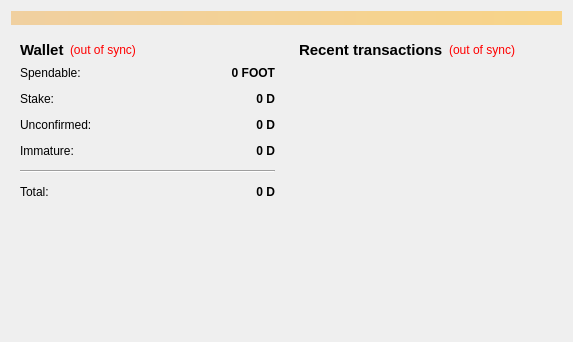
<?xml version="1.0" encoding="UTF-8"?>
<ui version="4.0">
 <class>OverviewPage</class>
 <widget class="QWidget" name="OverviewPage">
  <property name="geometry">
   <rect>
    <x>0</x>
    <y>0</y>
    <width>573</width>
    <height>342</height>
   </rect>
  </property>
  <property name="windowTitle">
   <string>Form</string>
  </property>
  <layout class="QVBoxLayout" name="topLayout">
   <item>
    <widget class="QLabel" name="labelAlerts">
     <property name="visible">
      <bool>false</bool>
     </property>
     <property name="styleSheet">
      <string notr="true">background-color: qlineargradient(x1: 0, y1: 0, x2: 1, y2: 0, stop:0 #F0D0A0, stop:1 #F8D488);  color:#000000
</string>
     </property>
     <property name="wordWrap">
      <bool>true</bool>
     </property>
     <property name="margin">
      <number>3</number>
     </property>
    </widget>
   </item>
   <item>
    <layout class="QHBoxLayout" name="horizontalLayout" stretch="1,1">
     <item>
      <layout class="QVBoxLayout" name="verticalLayout_2">
       <item>
        <widget class="QWidget" name="widget" native="true">
         <layout class="QVBoxLayout" name="verticalLayout_4">
          <item>
           <layout class="QHBoxLayout" name="horizontalLayout_4">
            <item>
             <widget class="QLabel" name="label_5">
              <property name="font">
               <font>
                <pointsize>11</pointsize>
                <weight>75</weight>
                <bold>true</bold>
               </font>
              </property>
              <property name="text">
               <string>Wallet</string>
              </property>
             </widget>
            </item>
            <item>
             <widget class="QLabel" name="labelWalletStatus">
              <property name="toolTip">
               <string>The displayed information may be out of date. Your wallet automatically synchronizes with the FootyCash network after a connection is established, but this process has not completed yet.</string>
              </property>
              <property name="styleSheet">
               <string notr="true">QLabel { color: red; }</string>
              </property>
              <property name="text">
               <string notr="true">(out of sync)</string>
              </property>
              <property name="alignment">
               <set>Qt::AlignLeading|Qt::AlignLeft|Qt::AlignVCenter</set>
              </property>
             </widget>
            </item>
            <item>
             <spacer name="horizontalSpacer_2">
              <property name="orientation">
               <enum>Qt::Horizontal</enum>
              </property>
              <property name="sizeHint" stdset="0">
               <size>
                <width>40</width>
                <height>20</height>
               </size>
              </property>
             </spacer>
            </item>
           </layout>
          </item>
          <item>
           <layout class="QFormLayout" name="formLayout_2">
            <property name="fieldGrowthPolicy">
             <enum>QFormLayout::AllNonFixedFieldsGrow</enum>
            </property>
            <property name="horizontalSpacing">
             <number>12</number>
            </property>
            <property name="verticalSpacing">
             <number>12</number>
            </property>
            <item row="0" column="0">
             <widget class="QLabel" name="label">
              <property name="text">
               <string>Spendable:</string>
              </property>
             </widget>
            </item>
            <item row="0" column="1">
             <widget class="QLabel" name="labelBalance">
              <property name="font">
               <font>
                <weight>75</weight>
                <bold>true</bold>
               </font>
              </property>
              <property name="cursor">
               <cursorShape>IBeamCursor</cursorShape>
              </property>
              <property name="toolTip">
               <string>Your current spendable balance</string>
              </property>
              <property name="text">
               <string notr="true">0 FOOT</string>
              </property>
              <property name="alignment">
               <set>Qt::AlignRight|Qt::AlignTrailing|Qt::AlignVCenter</set>
              </property>
              <property name="textInteractionFlags">
               <set>Qt::LinksAccessibleByMouse|Qt::TextSelectableByKeyboard|Qt::TextSelectableByMouse</set>
              </property>
             </widget>
            </item>
            <item row="1" column="0">
             <widget class="QLabel" name="label_6">
              <property name="text">
               <string>Stake:</string>
              </property>
             </widget>
            </item>
            <item row="1" column="1">
             <widget class="QLabel" name="labelStake">
              <property name="font">
               <font>
                <weight>75</weight>
                <bold>true</bold>
               </font>
              </property>
              <property name="cursor">
               <cursorShape>IBeamCursor</cursorShape>
              </property>
              <property name="toolTip">
               <string>Total of coins that was staked, and do not yet count toward the current balance</string>
              </property>
              <property name="text">
               <string notr="true">0 D</string>
              </property>
              <property name="alignment">
               <set>Qt::AlignRight|Qt::AlignTrailing|Qt::AlignVCenter</set>
              </property>
              <property name="textInteractionFlags">
               <set>Qt::LinksAccessibleByMouse|Qt::TextSelectableByKeyboard|Qt::TextSelectableByMouse</set>
              </property>
             </widget>
            </item>
            <item row="2" column="0">
             <widget class="QLabel" name="label_3">
              <property name="text">
               <string>Unconfirmed:</string>
              </property>
             </widget>
            </item>
            <item row="2" column="1">
             <widget class="QLabel" name="labelUnconfirmed">
              <property name="font">
               <font>
                <weight>75</weight>
                <bold>true</bold>
               </font>
              </property>
              <property name="cursor">
               <cursorShape>IBeamCursor</cursorShape>
              </property>
              <property name="toolTip">
               <string>Total of transactions that have yet to be confirmed, and do not yet count toward the current balance</string>
              </property>
              <property name="text">
               <string notr="true">0 D</string>
              </property>
              <property name="alignment">
               <set>Qt::AlignRight|Qt::AlignTrailing|Qt::AlignVCenter</set>
              </property>
              <property name="textInteractionFlags">
               <set>Qt::LinksAccessibleByMouse|Qt::TextSelectableByKeyboard|Qt::TextSelectableByMouse</set>
              </property>
             </widget>
            </item>
            <item row="3" column="0">
             <widget class="QLabel" name="labelImmatureText">
              <property name="text">
               <string>Immature:</string>
              </property>
             </widget>
            </item>
            <item row="3" column="1">
             <widget class="QLabel" name="labelImmature">
              <property name="font">
               <font>
                <weight>75</weight>
                <bold>true</bold>
               </font>
              </property>
              <property name="toolTip">
               <string>Mined balance that has not yet matured</string>
              </property>
              <property name="text">
               <string notr="true">0 D</string>
              </property>
              <property name="alignment">
               <set>Qt::AlignRight|Qt::AlignTrailing|Qt::AlignVCenter</set>
              </property>
              <property name="textInteractionFlags">
               <set>Qt::LinksAccessibleByMouse|Qt::TextSelectableByKeyboard|Qt::TextSelectableByMouse</set>
              </property>
             </widget>
            </item>
            <item row="4" column="0" colspan="2">
             <widget class="Line" name="line">
              <property name="orientation">
               <enum>Qt::Horizontal</enum>
              </property>
             </widget>
            </item>
            <item row="5" column="0">
             <widget class="QLabel" name="labelTotalText">
              <property name="text">
               <string>Total:</string>
              </property>
             </widget>
            </item>
            <item row="5" column="1">
             <widget class="QLabel" name="labelTotal">
              <property name="font">
               <font>
                <weight>75</weight>
                <bold>true</bold>
               </font>
              </property>
              <property name="cursor">
               <cursorShape>IBeamCursor</cursorShape>
              </property>
              <property name="toolTip">
               <string>Your current total balance</string>
              </property>
              <property name="text">
               <string notr="true">0 D</string>
              </property>
              <property name="alignment">
               <set>Qt::AlignRight|Qt::AlignTrailing|Qt::AlignVCenter</set>
              </property>
              <property name="textInteractionFlags">
               <set>Qt::LinksAccessibleByMouse|Qt::TextSelectableByKeyboard|Qt::TextSelectableByMouse</set>
              </property>
             </widget>
            </item>
           </layout>
          </item>
         </layout>
        </widget>
       </item>
       <item>
        <spacer name="verticalSpacer">
         <property name="orientation">
          <enum>Qt::Vertical</enum>
         </property>
         <property name="sizeHint" stdset="0">
          <size>
           <width>20</width>
           <height>40</height>
          </size>
         </property>
        </spacer>
       </item>
      </layout>
     </item>
     <item>
      <layout class="QVBoxLayout" name="verticalLayout_3">
       <item>
        <widget class="QWidget" name="widget_2" native="true">
         <layout class="QVBoxLayout" name="verticalLayout">
          <item>
           <layout class="QHBoxLayout" name="horizontalLayout_2">
            <item>
             <widget class="QLabel" name="label_4">
              <property name="font">
               <font>
                <pointsize>11</pointsize>
                <weight>75</weight>
                <bold>true</bold>
               </font>
              </property>
              <property name="text">
               <string>&lt;b&gt;Recent transactions&lt;/b&gt;</string>
              </property>
             </widget>
            </item>
            <item>
             <widget class="QLabel" name="labelTransactionsStatus">
              <property name="toolTip">
               <string>The displayed information may be out of date. Your wallet automatically synchronizes with the FootyCash network after a connection is established, but this process has not completed yet.</string>
              </property>
              <property name="styleSheet">
               <string notr="true">QLabel { color: red; }</string>
              </property>
              <property name="text">
               <string notr="true">(out of sync)</string>
              </property>
              <property name="alignment">
               <set>Qt::AlignRight|Qt::AlignTrailing|Qt::AlignVCenter</set>
              </property>
             </widget>
            </item>
            <item>
             <spacer name="horizontalSpacer">
              <property name="orientation">
               <enum>Qt::Horizontal</enum>
              </property>
              <property name="sizeHint" stdset="0">
               <size>
                <width>40</width>
                <height>20</height>
               </size>
              </property>
             </spacer>
            </item>
           </layout>
          </item>
          <item>
           <widget class="QListView" name="listTransactions">
            <property name="styleSheet">
             <string notr="true">QListView { background: transparent; }</string>
            </property>
            <property name="frameShape">
             <enum>QFrame::NoFrame</enum>
            </property>
            <property name="verticalScrollBarPolicy">
             <enum>Qt::ScrollBarAlwaysOff</enum>
            </property>
            <property name="horizontalScrollBarPolicy">
             <enum>Qt::ScrollBarAlwaysOff</enum>
            </property>
            <property name="selectionMode">
             <enum>QAbstractItemView::NoSelection</enum>
            </property>
           </widget>
          </item>
         </layout>
        </widget>
       </item>
      </layout>
     </item>
    </layout>
   </item>
  </layout>
 </widget>
 <resources/>
 <connections/>
</ui>
